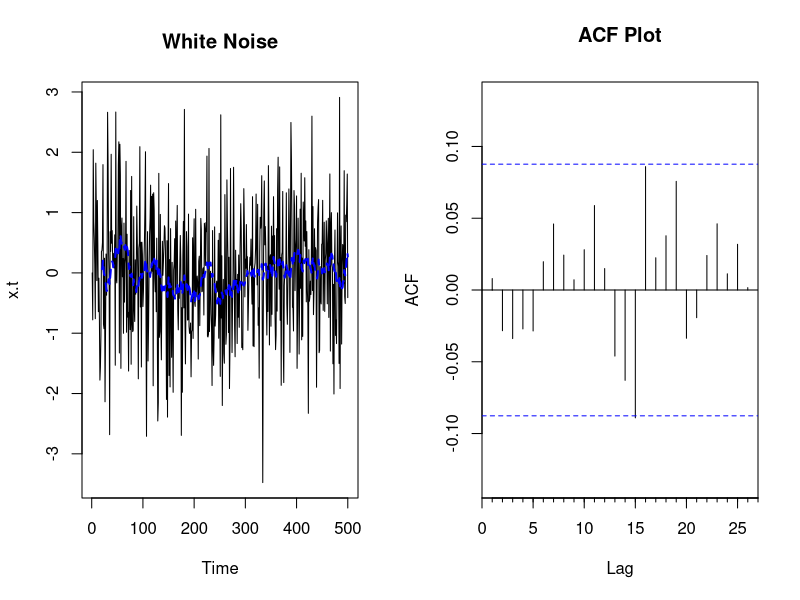
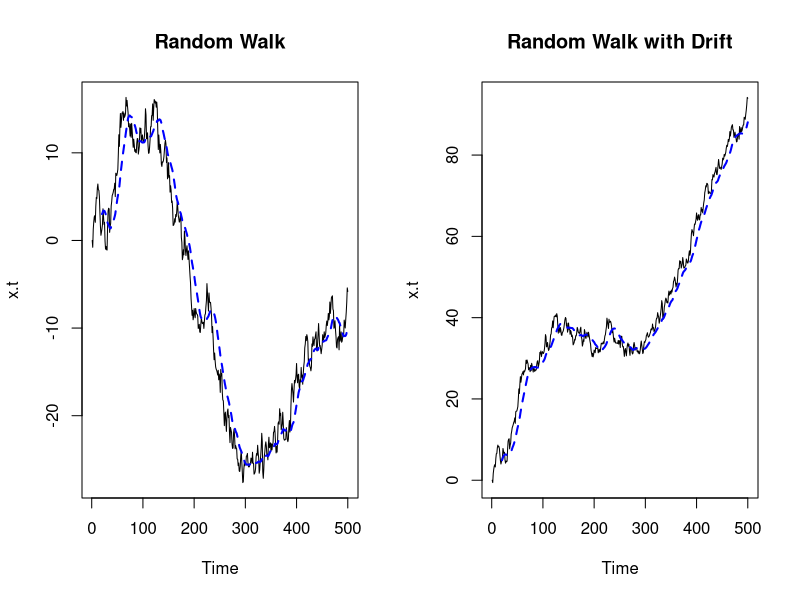
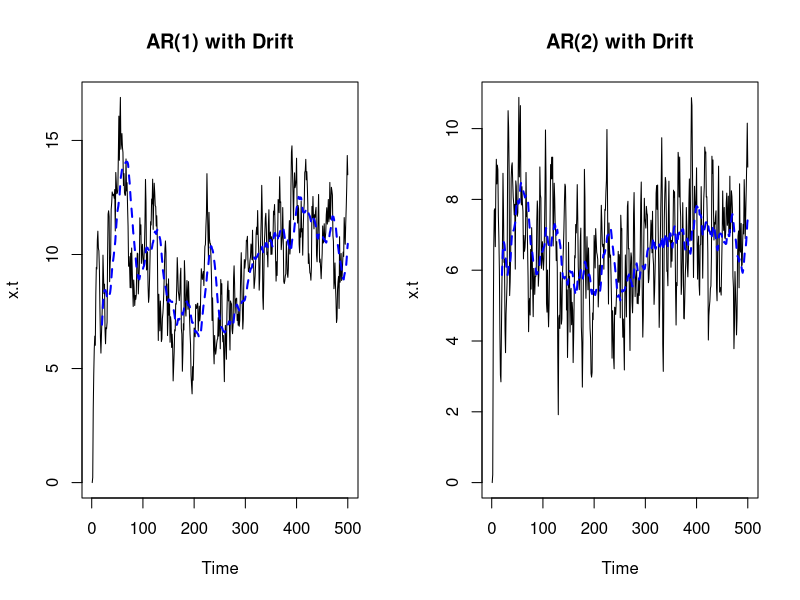
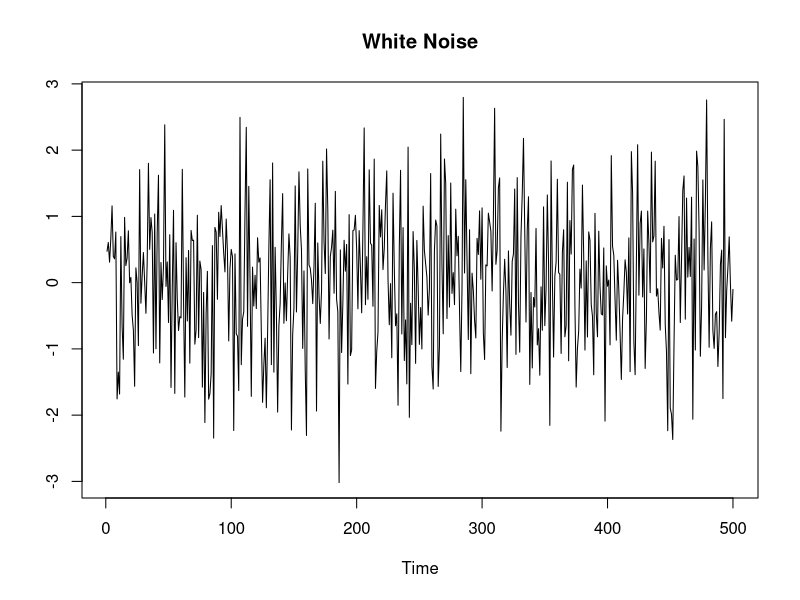
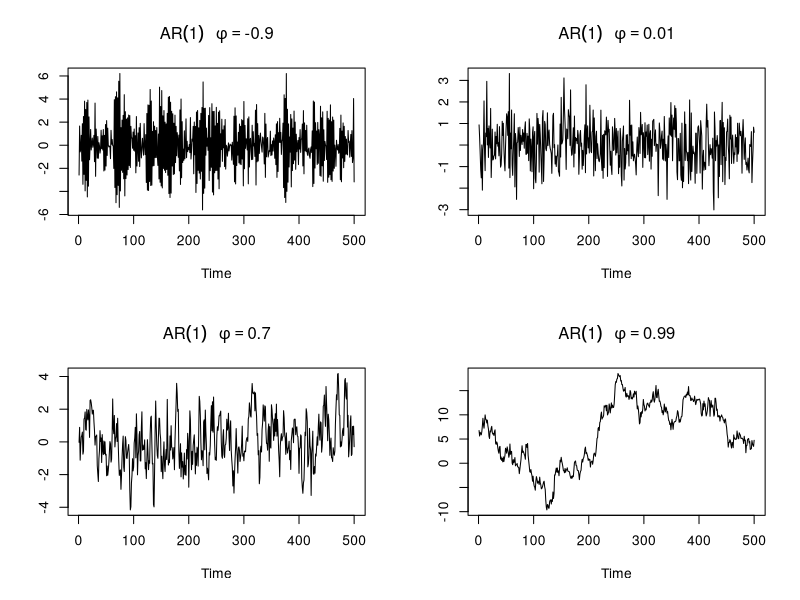

Source code (R) for these figures, in order:
## ---- chunk 1

library(TTR)
library(forecast)

## Set parameters
n = 500
w = rnorm(n, sd = 1)
x.t = 0

## graphical parameters
par(mfrow = c(1,2))

## White Noise
for (i in 2:n) x.t[i] = w[i]

plot.ts(x.t, main = "White Noise")
lines(SMA(x.t, 20), col = "blue", lwd = 2, lty = 2)
Acf(x.t, main = "ACF Plot")

## Random Walk, AR(1)
for (i in 2:n) x.t[i] = x.t[i-1] + w[i]

plot.ts(x.t, main = "Random Walk")
lines(SMA(x.t, 20), col = "blue", lwd = 2, lty = 2)

## Random Walk with Drift, AR(1)
for (i in 2:n) x.t[i] = .2 + x.t[i-1] + w[i]

plot.ts(x.t, main = "Random Walk with Drift")
lines(SMA(x.t, 20), col = "blue", lwd = 2, lty = 2)

## AR(p)
for (i in 2:n) x.t[i] = 1 + .9 * x.t[i-1] + w[i]

plot.ts(x.t, main = "AR(1) with Drift")
lines(SMA(x.t, 20), col = "blue", lwd = 2, lty = 2)

for (i in 3:n) x.t[i] = 2 + .9*x.t[i-1] - .2*x.t[i-2] + w[i]

plot.ts(x.t, main = "AR(2) with Drift")
lines(SMA(x.t, 20), col = "blue", lwd = 2, lty = 2)


## graphical parameters
par(mfrow = c(1,1))


## ---- chunk 2

## Generated Time Series
plot(arima.sim(n = n, model = list(order = c(0, 0, 0))), main = "White Noise", ylab = "")

par(mfrow = c(2, 2))

## AR(1) with differing Phi (correlation between observations) p(h) = phi^h
for (i in c(-.9, .01, .7, .99)) {
  plot(arima.sim(n = n, model = list(order = c(1, 0, 0), ar = i)), 
       main = bquote(AR(1)~~~phi==.(i)), ylab = "")
}



